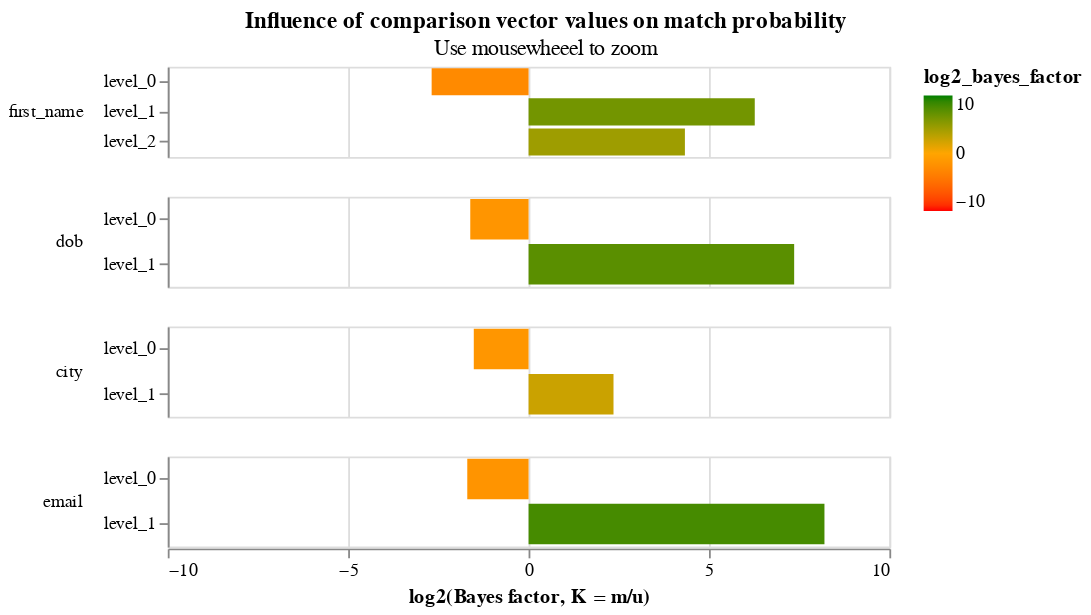

Notebook source saved alongside this figure:
### Markdown cell above
The `model` property of the `linker` is an object that contains a lot of diagnostic information about how the match probability was computed.  The following cells demonstrate some of its functionality

### Code cell
model = linker.model
model.bayes_factor_chart()

### Figure 1 — Vega-Lite specification as saved in the notebook (floating-point values rounded to 4 significant figures)
{"$schema": "https://vega.github.io/schema/vega-lite/v4.json", "config": {"header": {"title": null}, "mark": {"tooltip": null}, "title": {"anchor": "middle"}, "view": {"continuousHeight": 300, "continuousWidth": 400, "height": 300, "width": 400}}, "data": {"name": "data-156d6f7a16747e740b443d67d19d92b2"}, "datasets": {"data-156d6f7a16747e740b443d67d19d92b2": [{"bayes_factor": 0.1553, "column_name": "first_name", "gamma_column_name": "gamma_first_name", "gamma_index": 0, "level_name": "level_0", "level_proportion": 0.6965, "log2_bayes_factor": -2.687, "m_probability": 0.1498, "max_gamma_index": 2, "num_levels": 3, "u_probability": 0.9644}, {"bayes_factor": 77.12, "column_name": "first_name", "gamma_column_name": "gamma_first_name", "gamma_index": 1, "level_name": "level_1", "level_proportion": 0.06076, "log2_bayes_factor": 6.269, "m_probability": 0.18, "max_gamma_index": 2, "num_levels": 3, "u_probability": 0.002334}, {"bayes_factor": 20.16, "column_name": "first_name", "gamma_column_name": "gamma_first_name", "gamma_index": 2, "level_name": "level_2", "level_proportion": 0.2428, "log2_bayes_factor": 4.333, "m_probability": 0.6702, "max_gamma_index": 2, "num_levels": 3, "u_probability": 0.03325}, {"bayes_factor": 0.3262, "column_name": "dob", "gamma_column_name": "gamma_dob", "gamma_index": 0, "level_name": "level_0", "level_proportion": 0.7752, "log2_bayes_factor": -1.616, "m_probability": 0.3249, "max_gamma_index": 1, "num_levels": 2, "u_probability": 0.9959}, {"bayes_factor": 164.4, "column_name": "dob", "gamma_column_name": "gamma_dob", "gamma_index": 1, "level_name": "level_1", "level_proportion": 0.2248, "log2_bayes_factor": 7.361, "m_probability": 0.6751, "max_gamma_index": 1, "num_levels": 2, "u_probability": 0.004106}, {"bayes_factor": 0.3491, "column_name": "city", "gamma_column_name": "gamma_city", "gamma_index": 0, "level_name": "level_0", "level_proportion": 0.6785, "log2_bayes_factor": -1.518, "m_probability": 0.3014, "max_gamma_index": 1, "num_levels": 2, "u_probability": 0.8633}, {"bayes_factor": 5.112, "column_name": "city", "gamma_column_name": "gamma_city", "gamma_index": 1, "level_name": "level_1", "level_proportion": 0.3215, "log2_bayes_factor": 2.354, "m_probability": 0.6986, "max_gamma_index": 1, "num_levels": 2, "u_probability": 0.1367}, {"bayes_factor": 0.308, "column_name": "email", "gamma_column_name": "gamma_email", "gamma_index": 0, "level_name": "level_0", "level_proportion": 0.7706, "log2_bayes_factor": -1.699, "m_probability": 0.3073, "max_gamma_index": 1, "num_levels": 2, "u_probability": 0.9976}, {"bayes_factor": 294.2, "column_name": "email", "gamma_column_name": "gamma_email", "gamma_index": 1, "level_name": "level_1", "level_proportion": 0.2294, "log2_bayes_factor": 8.201, "m_probability": 0.6927, "max_gamma_index": 1, "num_levels": 2, "u_probability": 0.002355}]}, "encoding": {"color": {"field": "log2_bayes_factor", "scale": {"domain": [-10, 0, 10], "range": ["red", "orange", "green"]}, "type": "quantitative"}, "row": {"field": "column_name", "header": {"labelAlign": "left", "labelAnchor": "middle", "labelAngle": 0}, "sort": {"field": "gamma_index"}, "type": "nominal"}, "tooltip": [{"field": "column_name", "type": "nominal"}, {"field": "level_name", "type": "ordinal"}, {"field": "m_probability", "format": ".4f", "type": "quantitative"}, {"field": "bayes_factor", "format": ".4f", "type": "quantitative"}, {"field": "level_proportion", "format": ".2%", "title": "Percentage of record comparisons in this level", "type": "nominal"}, {"field": "log2_bayes_factor", "format": ".4f", "title": "log2(Bayes factor, K = m/u)", "type": "quantitative"}], "x": {"axis": {"title": "log2(Bayes factor, K = m/u)", "values": [-10, -5, 0, 5, 10]}, "field": "log2_bayes_factor", "scale": {"domain": [-10, 10]}, "type": "quantitative"}, "y": {"axis": {"title": null}, "field": "level_name", "type": "nominal"}}, "height": 50, "mark": {"clip": true, "type": "bar"}, "resolve": {"scale": {"y": "independent"}}, "selection": {"selector076": {"bind": "scales", "encodings": ["x"], "type": "interval"}}, "title": {"subtitle": "Use mousewheeel to zoom", "text": "Influence of comparison vector values on match probability"}}
